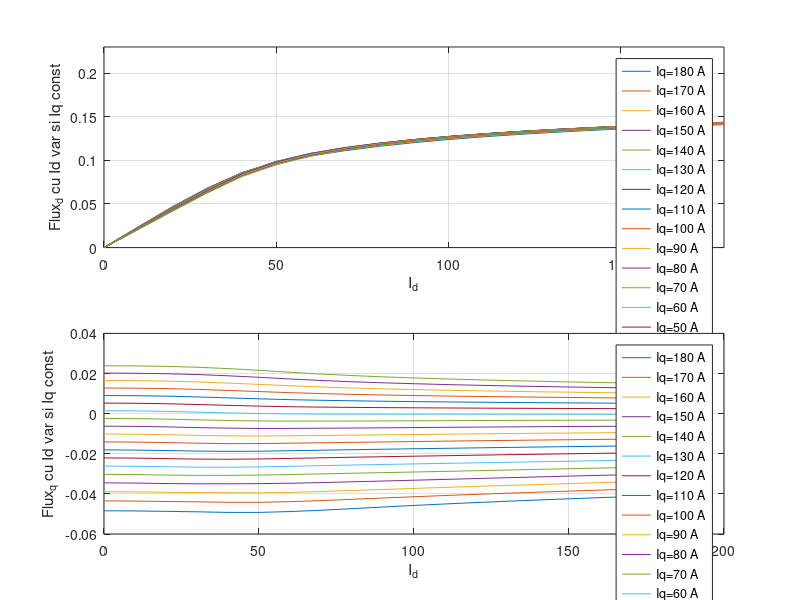
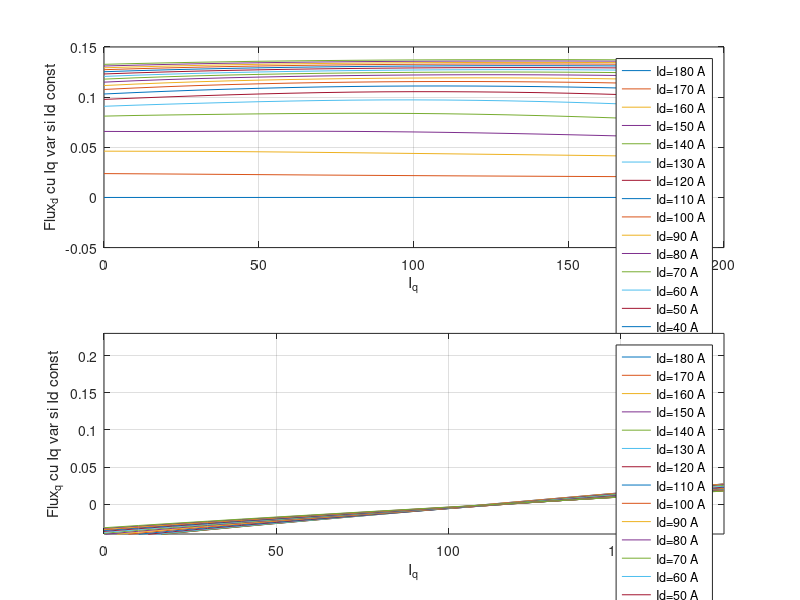

Here is the MATLAB script that generated these plots, in order:

% calcul transformata Park abc->dq
load ('calc_fi_d.mat'); 
omega=0;t=0;
D_d=[];
Q_d=[];
for i=1:3:57 %end=cate coloane are matricea
    fiaD=fabcD(:,i);
    fibD=fabcD(:,i+1);
    ficD=fabcD(:,i+2);
    fidD=(2/3)*(fiaD*cos(omega*t)+fibD*cos(omega*t-2*pi/3)+ficD*cos(omega*t+2*pi/3));
    fiqD=(-2/3)*(fiaD*sin(omega*t)+fibD*sin(omega*t-2*pi/3)+ficD*sin(omega*t+2*pi/3));
    D_d=[D_d fidD];
    Q_d=[Q_d fiqD];
end


% cod original
% load('fia_q_140.mat');load('fib_q_140.mat');load('fic_q_140.mat');
% omega=0;t=0;
% fia=fabcD(:,1);fib=fabcD(:,2);fic=fabcD(:,3);
% fid=(2/3)*(fia*cos(omega*t)+fib*cos(omega*t-2*pi/3)+fic*cos(omega*t+2*pi/3));
% fiq=(-2/3)*(fia*sin(omega*t)+fib*sin(omega*t-2*pi/3)+fic*sin(omega*t+2*pi/3));
% i=0:20:220;
% plot(i,fid,i,fiq);grid


load ('calc_fi_q.mat');
omega=0;t=0;
D_q=[];
Q_q=[];
for j=1:3:57 %end=cate coloane are matricea
    fiaQ=fabcQ(:,j);
    fibQ=fabcQ(:,j+1);
    ficQ=fabcQ(:,j+2);
    fiqQ=(-2/3)*(fiaQ*sin(omega*t-pi/2)+fibQ*sin(omega*t-2*pi/3-pi/2)+ficQ*sin(omega*t+2*pi/3-pi/2));
    fidQ=(2/3)*(fiaQ*cos(omega*t-pi/2)+fibQ*cos(omega*t-2*pi/3-pi/2)+ficQ*cos(omega*t+2*pi/3-pi/2));
    D_q=[D_q fidQ];
    Q_q=[Q_q fiqQ];
end
i=0:10:180;
j=0:10:180;
%
figure;
d=subplot(2,1,1);
plot(i, D_d);grid %D_d este fluxul pe axa D
xlabel('I_d');
ylabel('Flux_d cu Id var si Iq const');
legend('Iq=180 A','Iq=170 A','Iq=160 A','Iq=150 A','Iq=140 A','Iq=130 A','Iq=120 A','Iq=110 A','Iq=100 A','Iq=90 A','Iq=80 A','Iq=70 A','Iq=60 A','Iq=50 A','Iq=40 A','Iq=30 A','Iq=20 A','Iq=10 A','Iq=0 A');
%%%%%%
axis([0 180 0 0.23]);
q=subplot(2,1,2);
plot(i, Q_d);grid %D_d este fluxul pe axa D 
ylabel('Flux_q cu Id var si Iq const')
xlabel('I_d');
legend('Iq=180 A','Iq=170 A','Iq=160 A','Iq=150 A','Iq=140 A','Iq=130 A','Iq=120 A','Iq=110 A','Iq=100 A','Iq=90 A','Iq=80 A','Iq=70 A','Iq=60 A','Iq=50 A','Iq=40 A','Iq=30 A','Iq=20 A','Iq=10 A','Iq=0 A');
%%%%%%legend('fluxD Iq=220A', 'fluxQ Iq=220A');
%axis([0 70 0 0.2]);

figure;
d=subplot(2,1,1);
title('Flux_d')
plot(j, D_q); grid %Q_q este fluxul pe axa Q 
ylabel('Flux_d cu Iq var si Id const')
xlabel('I_q');
legend('Id=180 A','Id=170 A','Id=160 A','Id=150 A','Id=140 A','Id=130 A','Id=120 A','Id=110 A','Id=100 A','Id=90 A','Id=80 A','Id=70 A','Id=60 A','Id=50 A','Id=40 A','Id=30 A','Id=20 A','Id=10 A','Id=0 A');

q=subplot(2,1,2);
plot(j, Q_q); grid %Q_q este fluxul pe axa Q 
xlabel('I_q');
ylabel('Flux_q cu Iq var si Id const');
legend('Id=180 A','Id=170 A','Id=160 A','Id=150 A','Id=140 A','Id=130 A','Id=120 A','Id=110 A','Id=100 A','Id=90 A','Id=80 A','Id=70 A','Id=60 A','Id=50 A','Id=40 A','Id=30 A','Id=20 A','Id=10 A','Id=0 A');
%%%%%%legend('fluxD Id=220A', 'fluxQ Id=220A');
axis([0 180 -0.04 0.23]);

% initial
%%plot(i, D_d, i, Q_d);grid %D_d este fluxul pe axa D
%%xlabel('I_d');
%%%%%%legend('fluxD Iq=180A', 'fluxQ Iq=180A');

%%axis([0 180 0 0.2]);
%%q=subplot(2,1,2);
%%plot(j, D_q,j, Q_q); grid %Q_q este fluxul pe axa Q 
%%xlabel('I_q');
%%%%%%legend('fluxD Id=180A', 'fluxQ Id=180A');
%%axis([0 180 -0.04 0.2]);



%%load ('I.mat');%Id var @Iq constant
%load ('Iq.mat');
 %D_d - fluxD cu Id var si Iq const!!!!
 %Q_d - fluxQ cu Id var si Iq const
 %D_q - fluxD cu Iq var si Id const
 %Q_q - fluxQ cu Iq var si Id const!!!!
 %Iconst
 %Ivar

%%L_d=[];% - inductanta D cu Id var si Iq const
%%L_q=[];% - inductanta Q cu Iq var si Id const

%%L_d=rdivide(D_d,Ivar);
%%L_q=rdivide (Q_q,Ivar);
%%figure;
%%Ld=subplot(2,1,1);
%%plot(i, L_d);grid
%%xlabel('L_d=f(I_d)');
%%Lq=subplot(2,1,2);
%%plot(i, L_q); grid
%%xlabel('L_q=f(I_q)');
%axis([0 180 0 0.2]);


%dlmwrite('D_d.txt',i);
%dlmwrite('D_d.txt',D_d, 'delimiter',' ','-append');

%dlmwrite('Q_d.txt',i);
%dlmwrite('Q_d.txt',Q_d, 'delimiter',' ','-append');


if (D_d' == D_q)
  printf ("DAAAAAAA\n");
else
  printf ("x is odd\n");
endif
